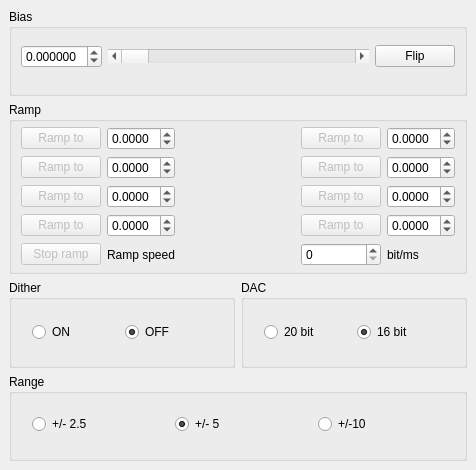
  <widget class="QDockWidget" name="Bias">
   <property name="enabled">
    <bool>true</bool>
   </property>
   <property name="sizePolicy">
    <sizepolicy hsizetype="Minimum" vsizetype="Ignored">
     <horstretch>0</horstretch>
     <verstretch>0</verstretch>
    </sizepolicy>
   </property>
   <property name="minimumSize">
    <size>
     <width>436</width>
     <height>470</height>
    </size>
   </property>
   <property name="acceptDrops">
    <bool>false</bool>
   </property>
   <property name="floating">
    <bool>true</bool>
   </property>
   <property name="features">
    <set>QDockWidget::AllDockWidgetFeatures</set>
   </property>
   <property name="allowedAreas">
    <set>Qt::NoDockWidgetArea</set>
   </property>
   <property name="windowTitle">
    <string>Bias</string>
   </property>
   <attribute name="dockWidgetArea">
    <number>1</number>
   </attribute>
   <widget class="QWidget" name="dockWidgetContents">
    <layout class="QGridLayout" name="gridLayout_8">
     <item row="2" column="0">
      <widget class="QGroupBox" name="groupBox_Ramp_Bias">
       <property name="enabled">
        <bool>true</bool>
       </property>
       <property name="title">
        <string>Ramp</string>
       </property>
       <layout class="QGridLayout" name="gridLayout">
        <property name="topMargin">
         <number>5</number>
        </property>
        <property name="bottomMargin">
         <number>5</number>
        </property>
        <item row="3" column="5">
         <widget class="QPushButton" name="pushButton_Rampto7_BiasRamp">
          <property name="enabled">
           <bool>false</bool>
          </property>
          <property name="text">
           <string>Ramp to</string>
          </property>
         </widget>
        </item>
        <item row="4" column="1">
         <widget class="QDoubleSpinBox" name="spinBox_Input4_BiasRamp">
          <property name="enabled">
           <bool>true</bool>
          </property>
          <property name="decimals">
           <number>4</number>
          </property>
          <property name="minimum">
           <double>-5.000000000000000</double>
          </property>
          <property name="maximum">
           <double>5.000000000000000</double>
          </property>
         </widget>
        </item>
        <item row="0" column="0">
         <spacer name="horizontalSpacer">
          <property name="orientation">
           <enum>Qt::Horizontal</enum>
          </property>
          <property name="sizeHint" stdset="0">
           <size>
            <width>40</width>
            <height>0</height>
           </size>
          </property>
         </spacer>
        </item>
        <item row="4" column="0">
         <widget class="QPushButton" name="pushButton_Rampto4_BiasRamp">
          <property name="enabled">
           <bool>false</bool>
          </property>
          <property name="text">
           <string>Ramp to</string>
          </property>
         </widget>
        </item>
        <item row="3" column="6">
         <widget class="QDoubleSpinBox" name="spinBox_Input7_BiasRamp">
          <property name="decimals">
           <number>4</number>
          </property>
          <property name="minimum">
           <double>-5.000000000000000</double>
          </property>
          <property name="maximum">
           <double>5.000000000000000</double>
          </property>
         </widget>
        </item>
        <item row="2" column="0">
         <widget class="QPushButton" name="pushButton_Rampto2_BiasRamp">
          <property name="enabled">
           <bool>false</bool>
          </property>
          <property name="text">
           <string>Ramp to</string>
          </property>
         </widget>
        </item>
        <item row="3" column="1">
         <widget class="QDoubleSpinBox" name="spinBox_Input3_BiasRamp">
          <property name="enabled">
           <bool>true</bool>
          </property>
          <property name="decimals">
           <number>4</number>
          </property>
          <property name="minimum">
           <double>-5.000000000000000</double>
          </property>
          <property name="maximum">
           <double>5.000000000000000</double>
          </property>
         </widget>
        </item>
        <item row="0" column="1">
         <spacer name="horizontalSpacer_13">
          <property name="orientation">
           <enum>Qt::Horizontal</enum>
          </property>
          <property name="sizeHint" stdset="0">
           <size>
            <width>40</width>
            <height>0</height>
           </size>
          </property>
         </spacer>
        </item>
        <item row="0" column="2">
         <spacer name="horizontalSpacer_39">
          <property name="orientation">
           <enum>Qt::Horizontal</enum>
          </property>
          <property name="sizeHint" stdset="0">
           <size>
            <width>40</width>
            <height>0</height>
           </size>
          </property>
         </spacer>
        </item>
        <item row="1" column="0">
         <widget class="QPushButton" name="pushButton_Rampto1_BiasRamp">
          <property name="enabled">
           <bool>false</bool>
          </property>
          <property name="text">
           <string>Ramp to</string>
          </property>
         </widget>
        </item>
        <item row="4" column="5">
         <widget class="QPushButton" name="pushButton_Rampto8_BiasRamp">
          <property name="enabled">
           <bool>false</bool>
          </property>
          <property name="text">
           <string>Ramp to</string>
          </property>
         </widget>
        </item>
        <item row="0" column="6">
         <spacer name="horizontalSpacer_38">
          <property name="orientation">
           <enum>Qt::Horizontal</enum>
          </property>
          <property name="sizeHint" stdset="0">
           <size>
            <width>40</width>
            <height>0</height>
           </size>
          </property>
         </spacer>
        </item>
        <item row="5" column="6">
         <widget class="QLabel" name="label_24">
          <property name="text">
           <string>bit/ms</string>
          </property>
         </widget>
        </item>
        <item row="4" column="6">
         <widget class="QDoubleSpinBox" name="spinBox_Input8_BiasRamp">
          <property name="decimals">
           <number>4</number>
          </property>
          <property name="minimum">
           <double>-5.000000000000000</double>
          </property>
          <property name="maximum">
           <double>5.000000000000000</double>
          </property>
         </widget>
        </item>
        <item row="5" column="5">
         <widget class="QSpinBox" name="spinBox_SpeedInput_BiasRamp"/>
        </item>
        <item row="2" column="5">
         <widget class="QPushButton" name="pushButton_Rampto6_BiasRamp">
          <property name="enabled">
           <bool>false</bool>
          </property>
          <property name="text">
           <string>Ramp to</string>
          </property>
         </widget>
        </item>
        <item row="2" column="1">
         <widget class="QDoubleSpinBox" name="spinBox_Input2_BiasRamp">
          <property name="enabled">
           <bool>true</bool>
          </property>
          <property name="decimals">
           <number>4</number>
          </property>
          <property name="minimum">
           <double>-5.000000000000000</double>
          </property>
          <property name="maximum">
           <double>5.000000000000000</double>
          </property>
         </widget>
        </item>
        <item row="5" column="0">
         <widget class="QPushButton" name="pushButton_StopRamp_BiasRamp">
          <property name="enabled">
           <bool>false</bool>
          </property>
          <property name="text">
           <string>Stop ramp</string>
          </property>
         </widget>
        </item>
        <item row="1" column="6">
         <widget class="QDoubleSpinBox" name="spinBox_Input5_BiasRamp">
          <property name="decimals">
           <number>4</number>
          </property>
          <property name="minimum">
           <double>-5.000000000000000</double>
          </property>
          <property name="maximum">
           <double>5.000000000000000</double>
          </property>
         </widget>
        </item>
        <item row="0" column="3">
         <spacer name="horizontalSpacer_40">
          <property name="orientation">
           <enum>Qt::Horizontal</enum>
          </property>
          <property name="sizeHint" stdset="0">
           <size>
            <width>40</width>
            <height>0</height>
           </size>
          </property>
         </spacer>
        </item>
        <item row="2" column="6">
         <widget class="QDoubleSpinBox" name="spinBox_Input6_BiasRamp">
          <property name="decimals">
           <number>4</number>
          </property>
          <property name="minimum">
           <double>-5.000000000000000</double>
          </property>
          <property name="maximum">
           <double>5.000000000000000</double>
          </property>
         </widget>
        </item>
        <item row="1" column="1">
         <widget class="QDoubleSpinBox" name="spinBox_Input1_BiasRamp">
          <property name="enabled">
           <bool>true</bool>
          </property>
          <property name="decimals">
           <number>4</number>
          </property>
          <property name="minimum">
           <double>-5.000000000000000</double>
          </property>
          <property name="maximum">
           <double>5.000000000000000</double>
          </property>
         </widget>
        </item>
        <item row="1" column="5">
         <widget class="QPushButton" name="pushButton_Rampto5_BiasRamp">
          <property name="enabled">
           <bool>false</bool>
          </property>
          <property name="text">
           <string>Ramp to</string>
          </property>
         </widget>
        </item>
        <item row="3" column="0">
         <widget class="QPushButton" name="pushButton_Rampto3_BiasRamp">
          <property name="enabled">
           <bool>false</bool>
          </property>
          <property name="text">
           <string>Ramp to</string>
          </property>
         </widget>
        </item>
        <item row="0" column="5">
         <spacer name="horizontalSpacer_37">
          <property name="orientation">
           <enum>Qt::Horizontal</enum>
          </property>
          <property name="sizeHint" stdset="0">
           <size>
            <width>40</width>
            <height>0</height>
           </size>
          </property>
         </spacer>
        </item>
        <item row="0" column="4">
         <spacer name="horizontalSpacer_41">
          <property name="orientation">
           <enum>Qt::Horizontal</enum>
          </property>
          <property name="sizeHint" stdset="0">
           <size>
            <width>40</width>
            <height>0</height>
           </size>
          </property>
         </spacer>
        </item>
        <item row="5" column="1">
         <widget class="QLabel" name="label_12">
          <property name="text">
           <string>Ramp speed</string>
          </property>
         </widget>
        </item>
       </layout>
      </widget>
     </item>
     <item row="3" column="0">
      <widget class="QWidget" name="widget_2" native="true">
       <layout class="QHBoxLayout" name="horizontalLayout">
        <property name="leftMargin">
         <number>0</number>
        </property>
        <property name="topMargin">
         <number>0</number>
        </property>
        <property name="rightMargin">
         <number>0</number>
        </property>
        <property name="bottomMargin">
         <number>0</number>
        </property>
        <item>
         <widget class="QGroupBox" name="groupBox_Dither_Bias">
          <property name="enabled">
           <bool>true</bool>
          </property>
          <property name="title">
           <string>Dither</string>
          </property>
          <layout class="QGridLayout" name="gridLayout_12">
           <property name="leftMargin">
            <number>20</number>
           </property>
           <property name="topMargin">
            <number>5</number>
           </property>
           <property name="rightMargin">
            <number>20</number>
           </property>
           <property name="bottomMargin">
            <number>5</number>
           </property>
           <property name="verticalSpacing">
            <number>6</number>
           </property>
           <item row="0" column="0">
            <widget class="QRadioButton" name="radioButton_ON_BiasDither">
             <property name="text">
              <string>ON</string>
             </property>
            </widget>
           </item>
           <item row="0" column="1">
            <widget class="QRadioButton" name="radioButton_OFF_BiasDither">
             <property name="text">
              <string>OFF</string>
             </property>
             <property name="checked">
              <bool>true</bool>
             </property>
            </widget>
           </item>
          </layout>
         </widget>
        </item>
        <item>
         <widget class="QGroupBox" name="groupBox_DAC_Bias">
          <property name="title">
           <string>DAC</string>
          </property>
          <layout class="QGridLayout" name="gridLayout_19">
           <property name="leftMargin">
            <number>20</number>
           </property>
           <property name="topMargin">
            <number>5</number>
           </property>
           <property name="rightMargin">
            <number>20</number>
           </property>
           <property name="bottomMargin">
            <number>5</number>
           </property>
           <item row="0" column="0">
            <widget class="QRadioButton" name="radioButton_20bit_DAC">
             <property name="text">
              <string>20 bit</string>
             </property>
            </widget>
           </item>
           <item row="0" column="1">
            <widget class="QRadioButton" name="radioButton_16bit_DAC">
             <property name="text">
              <string>16 bit</string>
             </property>
             <property name="checked">
              <bool>true</bool>
             </property>
            </widget>
           </item>
          </layout>
         </widget>
        </item>
       </layout>
      </widget>
     </item>
     <item row="0" column="0">
      <widget class="QGroupBox" name="groupBox_Bias_Bias">
       <property name="enabled">
        <bool>true</bool>
       </property>
       <property name="sizePolicy">
        <sizepolicy hsizetype="Preferred" vsizetype="Preferred">
         <horstretch>0</horstretch>
         <verstretch>0</verstretch>
        </sizepolicy>
       </property>
       <property name="title">
        <string>Bias</string>
       </property>
       <layout class="QGridLayout" name="gridLayout_7">
        <item row="0" column="1">
         <widget class="QScrollBar" name="scrollBar_Input_Bias">
          <property name="enabled">
           <bool>true</bool>
          </property>
          <property name="maximum">
           <number>1048575</number>
          </property>
          <property name="orientation">
           <enum>Qt::Horizontal</enum>
          </property>
         </widget>
        </item>
        <item row="1" column="1">
         <spacer name="horizontalSpacer_12">
          <property name="orientation">
           <enum>Qt::Horizontal</enum>
          </property>
          <property name="sizeHint" stdset="0">
           <size>
            <width>40</width>
            <height>9</height>
           </size>
          </property>
         </spacer>
        </item>
        <item row="0" column="0">
         <widget class="QDoubleSpinBox" name="spinBox_Input_Bias">
          <property name="enabled">
           <bool>true</bool>
          </property>
          <property name="decimals">
           <number>6</number>
          </property>
          <property name="minimum">
           <double>-5.000000000000000</double>
          </property>
          <property name="maximum">
           <double>5.000000000000000</double>
          </property>
         </widget>
        </item>
        <item row="0" column="2">
         <widget class="QPushButton" name="pushButton_Filp_Bias">
          <property name="enabled">
           <bool>true</bool>
          </property>
          <property name="sizePolicy">
           <sizepolicy hsizetype="Minimum" vsizetype="Fixed">
            <horstretch>0</horstretch>
            <verstretch>0</verstretch>
           </sizepolicy>
          </property>
          <property name="minimumSize">
           <size>
            <width>50</width>
            <height>0</height>
           </size>
          </property>
          <property name="text">
           <string>Flip</string>
          </property>
         </widget>
        </item>
       </layout>
      </widget>
     </item>
     <item row="10" column="0">
      <widget class="QGroupBox" name="groupBox_Range_Bias">
       <property name="enabled">
        <bool>true</bool>
       </property>
       <property name="title">
        <string>Range</string>
       </property>
       <property name="flat">
        <bool>false</bool>
       </property>
       <property name="checkable">
        <bool>false</bool>
       </property>
       <property name="checked">
        <bool>false</bool>
       </property>
       <layout class="QGridLayout" name="gridLayout_20">
        <property name="leftMargin">
         <number>20</number>
        </property>
        <property name="topMargin">
         <number>5</number>
        </property>
        <property name="rightMargin">
         <number>9</number>
        </property>
        <property name="bottomMargin">
         <number>9</number>
        </property>
        <item row="0" column="0">
         <widget class="QRadioButton" name="radioButton_25_Range">
          <property name="text">
           <string>+/- 2.5</string>
          </property>
         </widget>
        </item>
        <item row="0" column="1">
         <widget class="QRadioButton" name="radioButton_5_Range">
          <property name="text">
           <string>+/- 5</string>
          </property>
          <property name="checked">
           <bool>true</bool>
          </property>
         </widget>
        </item>
        <item row="0" column="2">
         <widget class="QRadioButton" name="radioButton_10_Range">
          <property name="text">
           <string>+/-10</string>
          </property>
         </widget>
        </item>
       </layout>
      </widget>
     </item>
    </layout>
   </widget>
  </widget>
